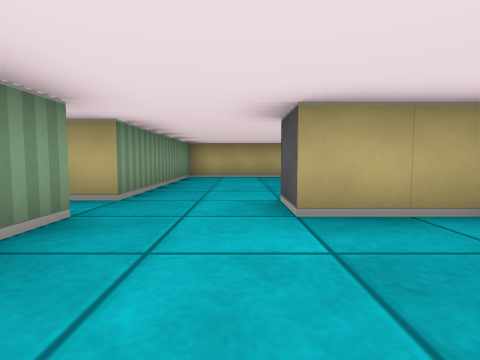
view 1 (above)

21 first-person views from a walk through a cub3D maze. The camera is about half as high as the walls, tilts 4° down and sees 80° across. The floor is counted in squares. Each view is taken from the middle of a square. On the plan, view 1 faces up. The plan holds only what a view shows up to about 9 squares ahead; the rest is blank. The place goes on beyond the plan.

view 2
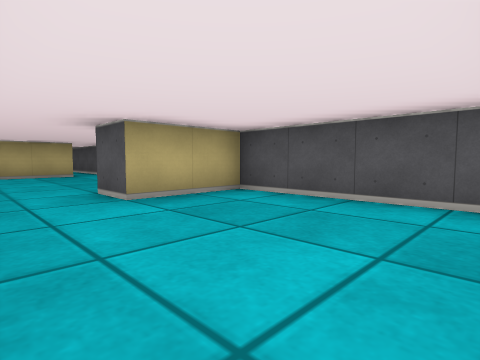

view 3
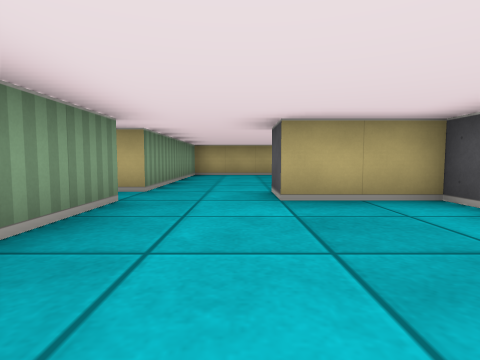

view 4
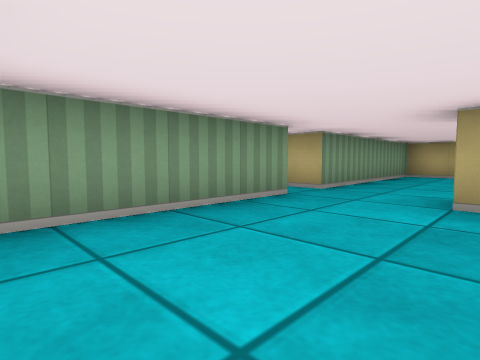

view 5
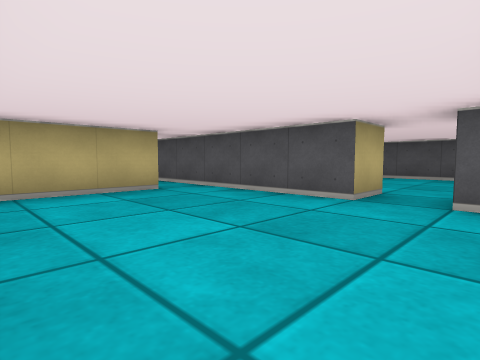

view 6
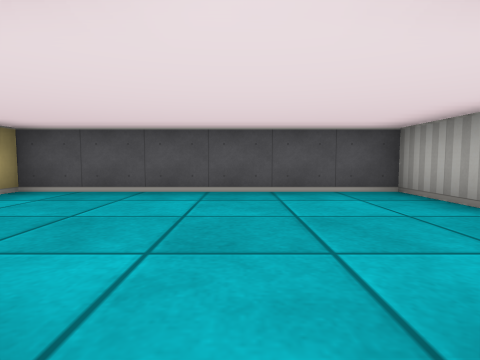

view 7
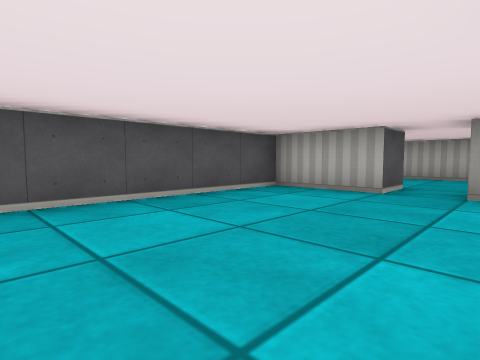

view 8
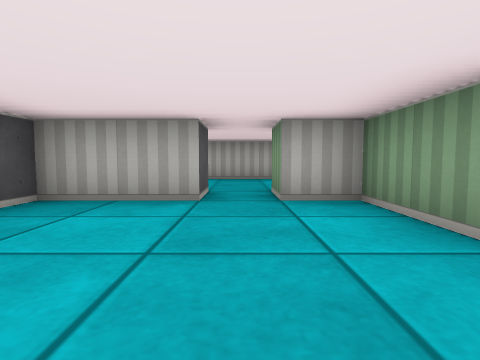

view 9
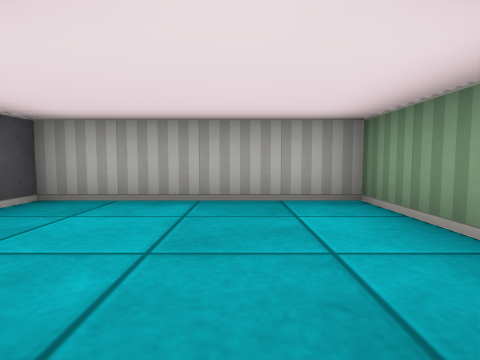

view 10
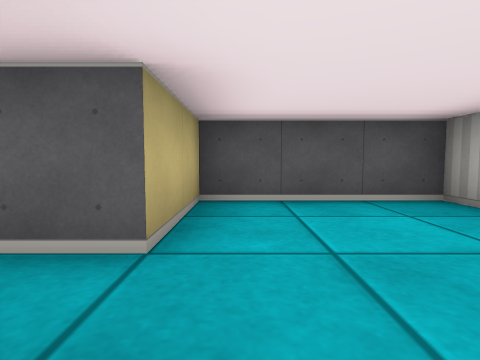

view 11
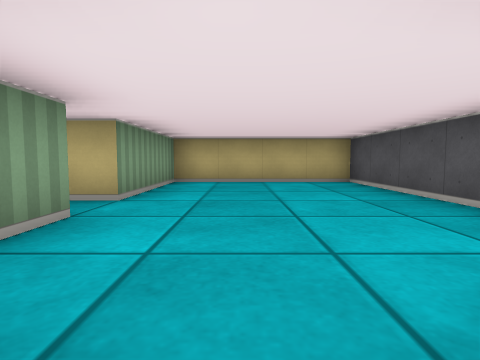

view 12
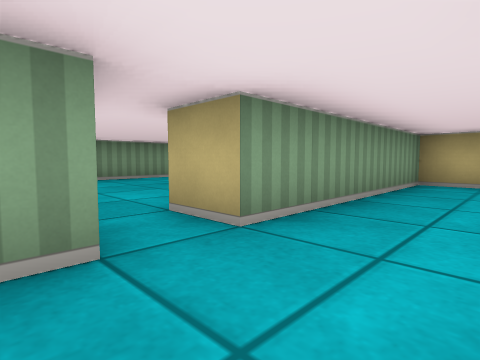

view 13
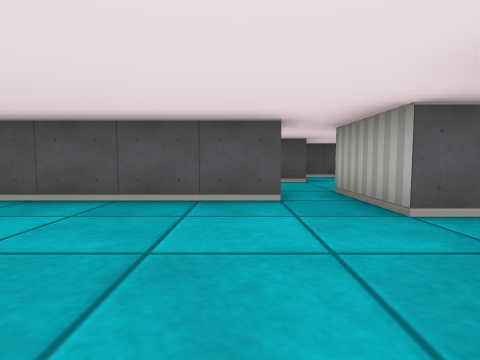

view 14
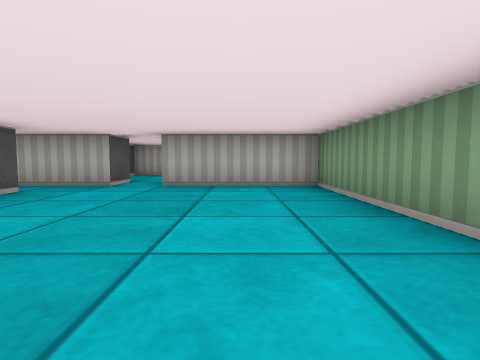

view 15
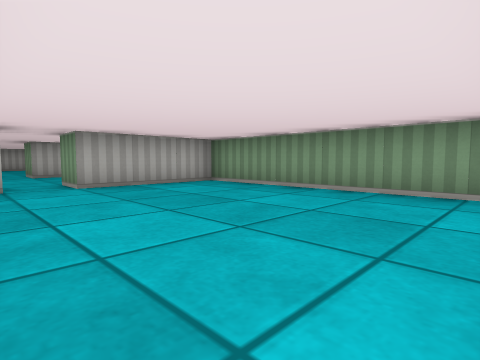

view 16
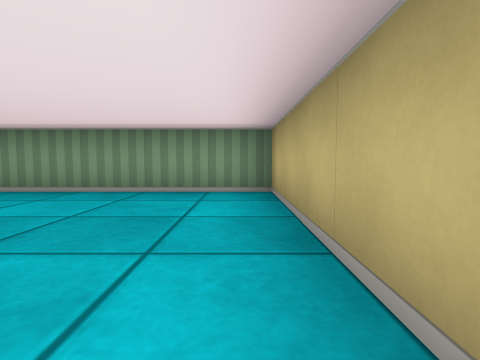

view 17
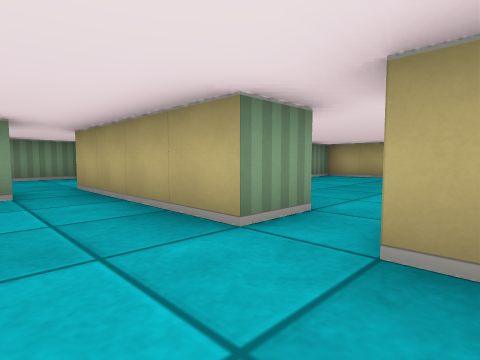

view 18
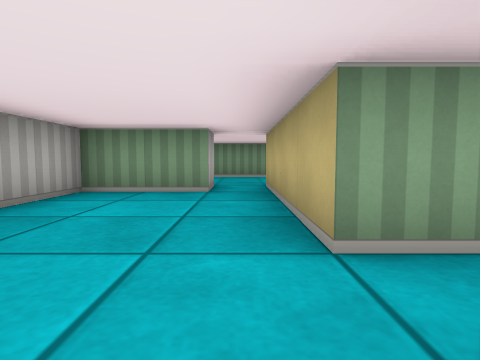

view 19
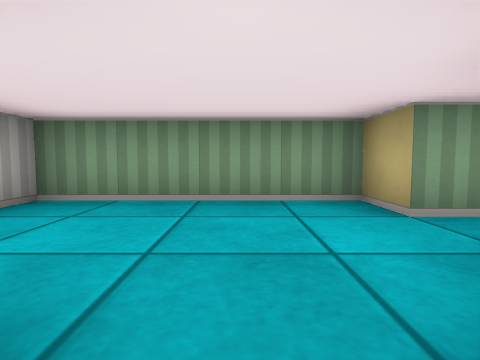

view 20
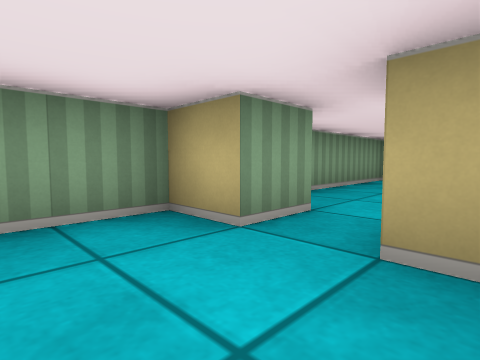

view 21
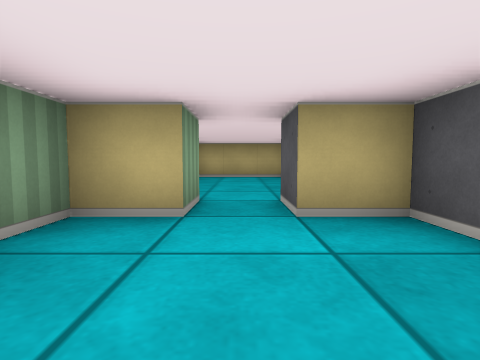

### Floor plan
Ten units are one square. View 1 is at (0, 0); x grows to the right and y downward. Boxes are objects, and circles mark ways between rooms. Rooms are numbered by the first view taken in them; rooms with no view inside come last. Other rooms are left out.
<svg viewBox="-120 -99 200 129">
<path fill="none" stroke="#000" d="M-15 -25 -15 9M25 8 25 -25 5 -25M25 -55 25 -94M16 -85 -15 -85 -15 -35 -25 -35M5 -25 5 -35M-25 -25 -15 -25M35 -45 35 -25 45 -25M55 -25 75 -25 75 -85 35 -85 35 -55 25 -55M35 -2 35 15 75 15 75 -15 55 -15 55 -25M45 -25 45 -15M-35 -85 -75 -85 -75 -25 -45 -25M-25 -35 -25 -70M-35 -25 -25 -25M-30 -15 -35 -15 -35 -25M-45 -25 -45 -15 -85 -15M-84 -5 -75 -5 -75 15 -45 15 -45 25M-105 -25 -115 -25 -115 15 -109 15M-85 -15 -85 -25 -95 -25M-105 -36 -105 -25M-88 -85 -115 -85 -115 -51M-95 -25 -95 -35"/>
<circle cx="-5" cy="-30" r="3" fill="#2a7"/>
<circle cx="30" cy="-50" r="3" fill="#2a7"/>
<circle cx="-20" cy="-30" r="3" fill="#2a7"/>
<circle cx="50" cy="-20" r="3" fill="#2a7"/>
<circle cx="-40" cy="-20" r="3" fill="#2a7"/>
<circle cx="-80" cy="-10" r="3" fill="#2a7"/>
<circle cx="-100" cy="-30" r="3" fill="#2a7"/>
<text x="0" y="-10">1</text>
<text x="0" y="-60">2</text>
<text x="50" y="-50">3</text>
<text x="50" y="0">4</text>
<text x="-50" y="-60">5</text>
<text x="-50" y="0">6</text>
<text x="-100" y="-10">7</text>
<text x="-100" y="-60">8</text>
</svg>
Room 1 opens to room 2. Room 2 opens to room 3. Room 2 opens to room 5. Room 3 opens to room 4. Room 5 opens to room 6. Room 6 opens to room 7. Room 7 opens to room 8.

Where each view was taken, in squares from view 1:
view 1: 0 up, 0 right, facing up
view 2: 1 down, 1 left, facing up-right
view 3: 1 down, 0 right, facing up
view 4: 1 down, 1 right, facing up-left
view 5: 4 up, 1 left, facing up-right
view 6: 5 up, 3 right, facing right
view 7: 7 up, 4 right, facing down-right
view 8: 6 up, 5 right, facing down
view 9: 2 up, 5 right, facing down
view 10: 1 up, 4 right, facing right
view 11: 2 up, 5 right, facing up
view 12: 2 up, 0 right, facing up-left
view 13: 4 up, 6 left, facing right
view 14: 8 up, 6 left, facing down
view 15: 8 up, 3 left, facing down-left
view 16: 8 up, 3 left, facing left
view 17: 0 up, 3 left, facing up-left
view 18: 1 up, 3 left, facing left
view 19: 1 up, 8 left, facing left
view 20: 1 up, 9 left, facing up-left
view 21: 0 up, 10 left, facing up
